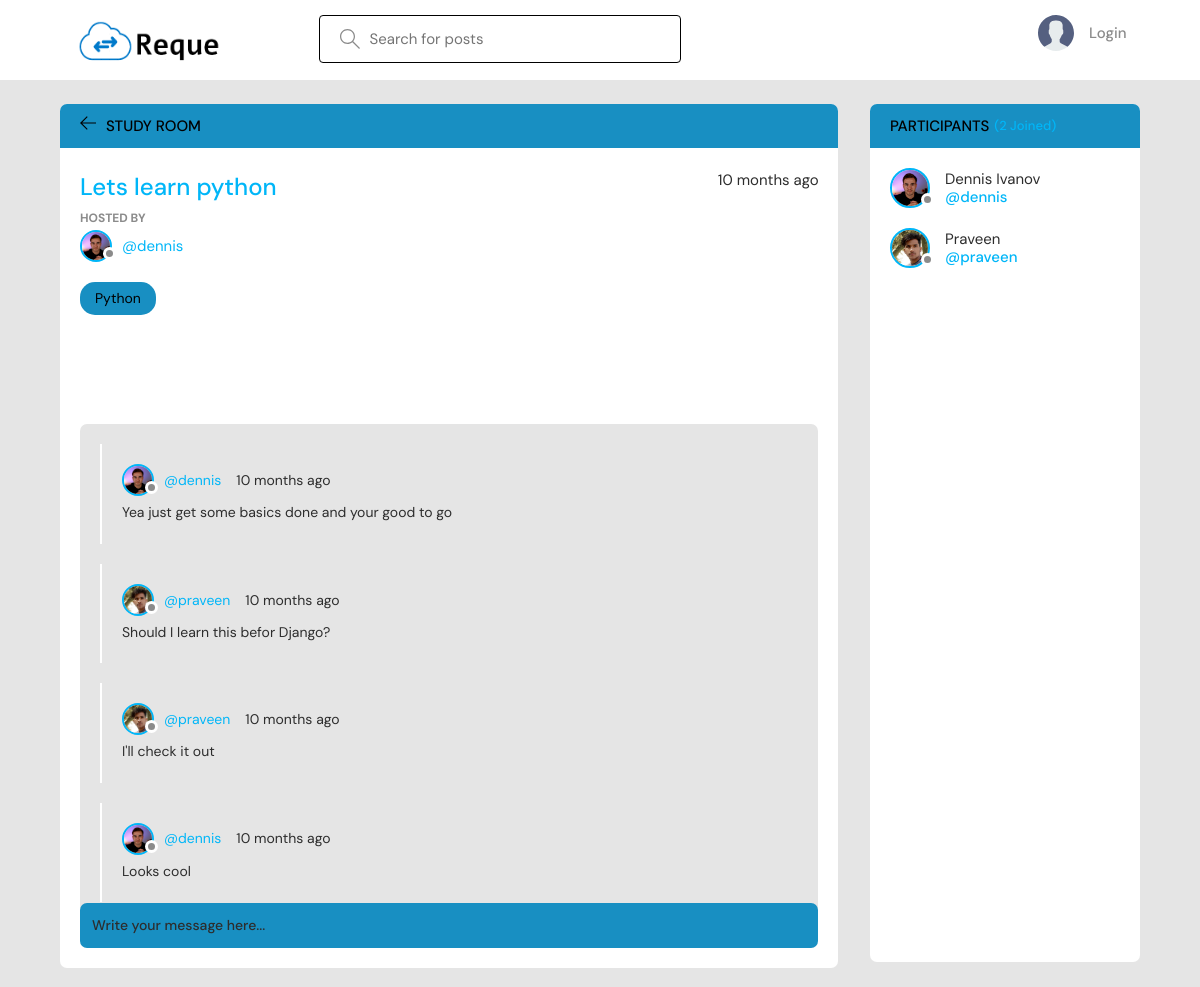
Page /room/15/ on the committed database.
### base/models.py (models this page shows, shortened)
class Room(models.Model):
    host = models.ForeignKey(User, on_delete=models.SET_NULL, null=True)
    topic = models.ForeignKey(Topic, on_delete=models.SET_NULL, null=True)
    name = models.CharField(max_length=200)
    description = models.TextField(null=True, blank=True)
    participants = models.ManyToManyField(
        User, related_name='participants', blank=True)
    updated = models.DateTimeField(auto_now=True)
    created = models.DateTimeField(auto_now_add=True)
    class Meta:
        ordering = ['-updated', '-created']

class User(AbstractUser):
    username = models.CharField(max_length=200,unique=True, null=True)
    name = models.CharField(max_length=200, null=True)
    email = models.EmailField(unique=True, null=True)
    bio = models.TextField(null=True)
    avatar = models.ImageField(null=True, default="avatar.svg")
    USERNAME_FIELD = 'username'
    REQUIRED_FIELDS = []

class Topic(models.Model):
    name = models.CharField(max_length=200)
    def __str__(self):
        return self.name

class Message(models.Model):
    user = models.ForeignKey(User, on_delete=models.CASCADE)
    room = models.ForeignKey(Room, on_delete=models.CASCADE)
    body = models.TextField()
    updated = models.DateTimeField(auto_now=True)
    created = models.DateTimeField(auto_now_add=True)
    class Meta:
        ordering = ['-updated', '-created']

### base/views.py (the view, shortened to what this page needs)
# urls.py: path('room/<str:pk>/', views.room, name="room"),
def room(request, pk):
    room = Room.objects.get(id=pk)
    room_messages = room.message_set.all()
    participants = room.participants.all()
    context = {'room': room, 'room_messages': room_messages,
               'participants': participants}
    return render(request, 'base/room.html', context)

### base/templates/base/room.html (shortened to what this page needs)
{% extends 'main.html' %}
{% block content %}
<main class="profile-page layout layout--2">
  <div class="container">
    <div class="room">
      <div class="room__top">
        <div class="room__topLeft">
          <a href="{% url 'home' %}">
            <svg version="1.1" xmlns="http://www.w3.org/2000/svg" width="32" height="32" viewBox="0 0 32 32">
              <title>arrow-left</title>
              <path
                d="M13.723 2.286l-13.723 13.714 13.719 13.714 1.616-1.611-10.96-10.96h27.625v-2.286h-27.625l10.965-10.965-1.616-1.607z">
              </path>
            </svg>
          </a>
          <h3>Study Room</h3>
        </div>
      </div>
      <div class="room__box scroll">
        <div class="room__header scroll">
          <div class="room__info">
            <h3>{{room.name}}</h3>
            <span>{{room.created|timesince}} ago</span>
          </div>
          <div class="room__hosted">
            <p>Hosted By</p>
            <a href="{% url 'user-profile' room.host.id %}" class="room__author">
              <div class="avatar avatar--small">
                <img src="{{room.host.avatar.url}}" />
              </div>
              <span>@{{room.host.username}}</span>
            </a>
          </div>
          <span class="room__topics">{{room.topic}}</span>
        </div>
        <div class="room__conversation">
          <div class="threads scroll">
            {% for message in room_messages %}
            <div class="thread">
              <div class="thread__top">
                <div class="thread__author">
                  <a href="{% url 'user-profile' message.user.id %}" class="thread__authorInfo">
                    <div class="avatar avatar--small">
                      <img src="{{message.user.avatar.url}}" />
                    </div>
                    <span>@{{message.user.username}}</span>
                  </a>
                  <span class="thread__date">{{message.created|timesince}} ago</span>
                </div>
              </div>
              <div class="thread__details">
                {{message.body}}
              </div>
            </div>
            {% endfor %}
          </div>
        </div>
      </div>
      <div class="room__message">
        <form action="" method="POST">
          <input name="body" placeholder="Write your message here..." />
        </form>
      </div>
    </div>
    <div class="participants">
      <h3 class="participants__top">Participants <span>({{participants.count}} Joined)</span></h3>
      <div class="participants__list scroll">
        {% for user in participants %}
        <a href="{%  url 'user-profile' user.id %}" class="participant">
          <div class="avatar avatar--medium">
            <img src="{{user.avatar.url}}" />
          </div>
          <p>
            {{user.name}}
            <span>@{{user.username}}</span>
          </p>
        </a>
        {% endfor %}
      </div>
    </div>
  </div>
</main>
{% endblock content %}

### rows in the picture
Room: name "Lets learn python", created "10 months", host.avatar (picture), host.username "dennis", topic "Python"
Message: user.avatar (picture), user.username "dennis", created "10 months", body "Yea just get some basics done and your good to go"
Message: user.avatar (picture), user.username "praveen", created "10 months", body "Should I learn this befor Django?"
Message: user.avatar (picture), user.username "praveen", created "10 months", body "I'll check it out"
Message: user.avatar (picture), user.username "dennis", created "10 months", body "Looks cool"
User: avatar (picture), name "Dennis Ivanov", username "dennis"
User: avatar (picture), name "Praveen", username "praveen"

### other values in the picture
{{ participants.count }} "2"
